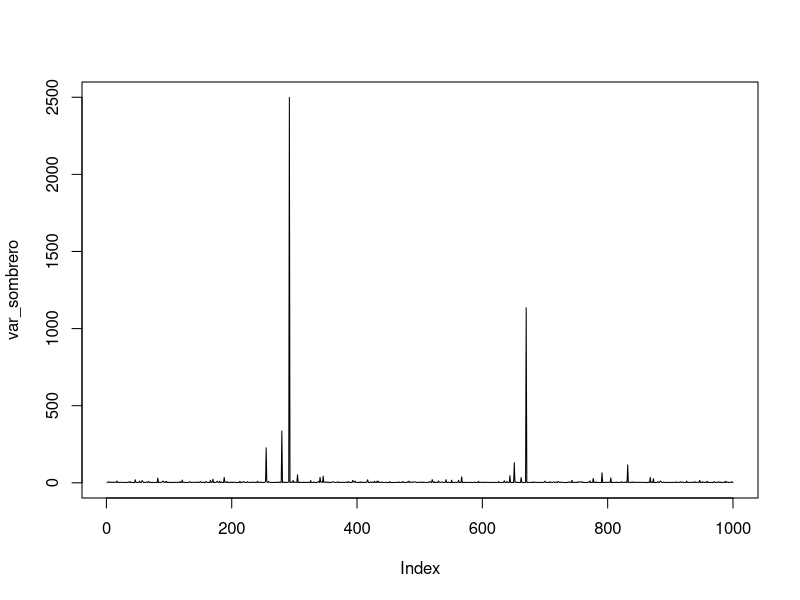
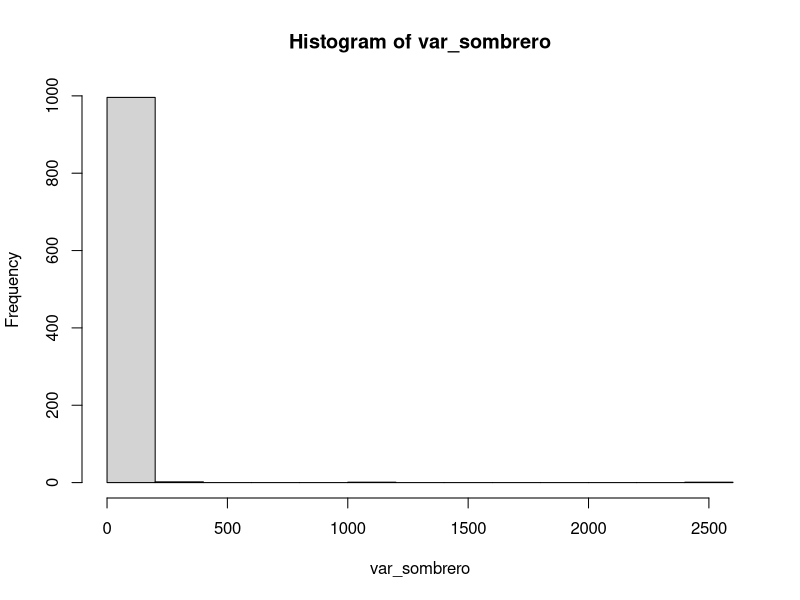
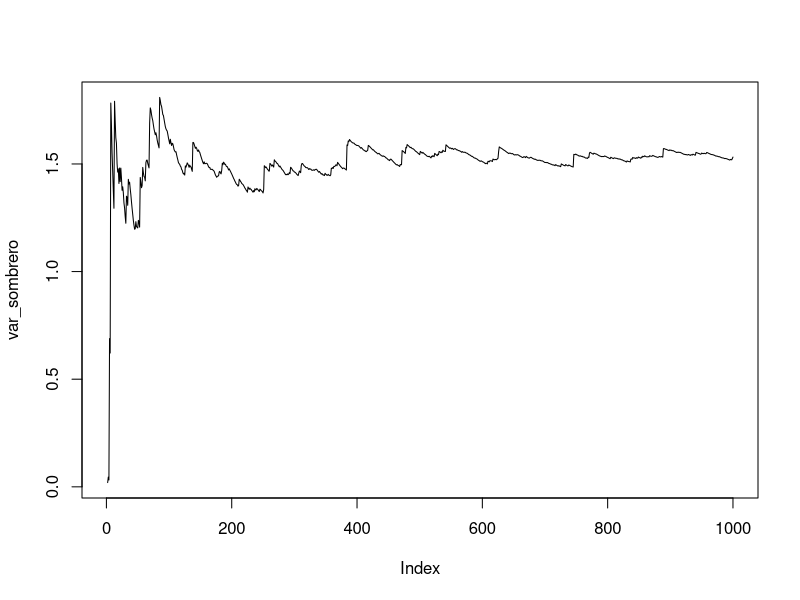

Reproduce these figures in R, in order.
###############################################################################
#Library
################################################################################

library(stabledist)



################################################################################
#Generar muestra
###############################################################################

#------------------------------------------------------------------------------
#Cargar parametros

n=1000
alpha=1.72
beta=0
gamma=1
delta=0
pm=2


var_sombrero=NULL


i=1

while (i<=1000) {
  
  var_sombrero[i]=var(rstable(n = n, alpha = alpha, beta = beta, gamma =  gamma, delta = delta ,pm=pm))
  
  i=i+1
}


################################################################################
#Estudio
################################################################################


#-------------------------------------------------------------------------------
#Graficar
#------------------------------------------------------------------------------

#serie de tiempo
plot(var_sombrero,type = "l")

#histograma
hist(var_sombrero)


#-------------------------------------------------------------------------------
#Calculos
#------------------------------------------------------------------------------
mean(var_sombrero)
sd(var_sombrero)


#-------------------------------------------------------------------------------
#Consistencia
#------------------------------------------------------------------------------


var_sombrero=NULL
muestra=NULL


i=1

while (i<=1000) {
  
  muestra[i]=rstable(n = 1, alpha = alpha, beta = beta, gamma =  gamma, delta = delta ,pm=pm)
  
  var_sombrero[i]=var(muestra)
  
  i=i+1
}

#-----------------------------------------------------------------------------
#graficar

plot(var_sombrero,type="l")
